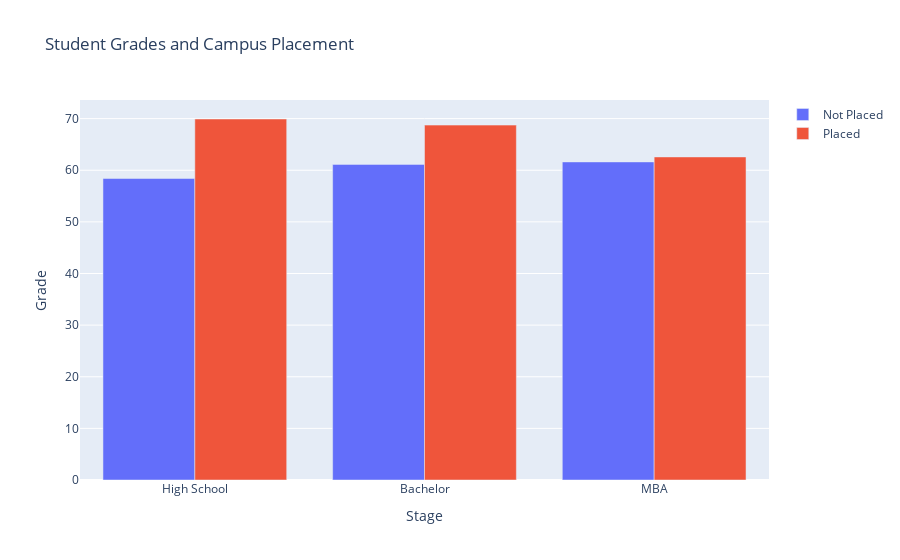

Notebook cell for this chart:
### Code cell
#Student Grades and Campus Placement
import plotly
import plotly.graph_objs as go
from plotly.subplots import make_subplots
plotly.offline.init_notebook_mode(connected=True)

import matplotlib.pyplot as plt
%matplotlib inline

trace1 = go.Bar(
    x = ['High School', 'Bachelor', 'MBA'],
    y = df_grade[df_grade['status']==0].drop('status', axis=1).values[0],
    name = 'Not Placed'
)

trace2 = go.Bar(
    x = ['High School', 'Bachelor', 'MBA'],
    y = df_grade[df_grade['status']==1].drop('status', axis=1).values[0],
    name = 'Placed'
)

data = [trace1, trace2]

layout = go.Layout(
    yaxis = dict(title = 'Grade'),
    xaxis = dict(title = 'Stage'),
    title = 'Student Grades and Campus Placement')
fig = go.Figure(data=data, layout=layout)
fig.show()

### Figure 1 — Plotly figure (JSON) as saved in the notebook; plotly's stock layout.template omitted (floating-point values rounded to 4 significant figures)
{"data": [{"name": "Not Placed", "x": ["High School", "Bachelor", "MBA"], "y": [58.4, 61.13, 61.61], "type": "bar"}, {"name": "Placed", "x": ["High School", "Bachelor", "MBA"], "y": [69.93, 68.74, 62.58], "type": "bar"}], "layout": {"title": {"text": "Student Grades and Campus Placement"}, "xaxis": {"title": {"text": "Stage"}}, "yaxis": {"title": {"text": "Grade"}}}}
